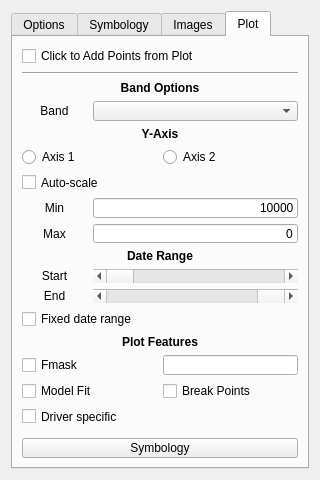
<?xml version="1.0" encoding="UTF-8"?>
<ui version="4.0">
 <class>Controls</class>
 <widget class="QWidget" name="Controls">
  <property name="geometry">
   <rect>
    <x>0</x>
    <y>0</y>
    <width>320</width>
    <height>480</height>
   </rect>
  </property>
  <property name="sizePolicy">
   <sizepolicy hsizetype="MinimumExpanding" vsizetype="MinimumExpanding">
    <horstretch>0</horstretch>
    <verstretch>0</verstretch>
   </sizepolicy>
  </property>
  <property name="minimumSize">
   <size>
    <width>320</width>
    <height>480</height>
   </size>
  </property>
  <property name="windowTitle">
   <string>Form</string>
  </property>
  <layout class="QVBoxLayout" name="verticalLayout_2">
   <item>
    <widget class="QTabWidget" name="tabWidget">
     <property name="sizePolicy">
      <sizepolicy hsizetype="MinimumExpanding" vsizetype="MinimumExpanding">
       <horstretch>0</horstretch>
       <verstretch>0</verstretch>
      </sizepolicy>
     </property>
     <property name="tabPosition">
      <enum>QTabWidget::North</enum>
     </property>
     <property name="tabShape">
      <enum>QTabWidget::Rounded</enum>
     </property>
     <property name="currentIndex">
      <number>3</number>
     </property>
     <widget class="QWidget" name="tab_options">
      <attribute name="title">
       <string>Options</string>
      </attribute>
      <layout class="QVBoxLayout" name="verticalLayout">
       <item>
        <layout class="QFormLayout" name="formLayout">
         <property name="fieldGrowthPolicy">
          <enum>QFormLayout::AllNonFixedFieldsGrow</enum>
         </property>
        </layout>
       </item>
      </layout>
     </widget>
     <widget class="QWidget" name="tab_symbology">
      <attribute name="title">
       <string>Symbology</string>
      </attribute>
      <layout class="QGridLayout" name="gridLayout">
       <item row="2" column="1" colspan="2">
        <widget class="QComboBox" name="combox_symbology_series">
         <property name="sizePolicy">
          <sizepolicy hsizetype="Preferred" vsizetype="Preferred">
           <horstretch>0</horstretch>
           <verstretch>0</verstretch>
          </sizepolicy>
         </property>
        </widget>
       </item>
       <item row="2" column="0">
        <widget class="QLabel" name="label_5">
         <property name="text">
          <string>Series</string>
         </property>
        </widget>
       </item>
       <item row="4" column="0" colspan="3">
        <widget class="QStackedWidget" name="stacked_symbology">
         <widget class="QWidget" name="page"/>
         <widget class="QWidget" name="page_2"/>
        </widget>
       </item>
       <item row="10" column="0" colspan="3">
        <widget class="QPushButton" name="but_symbol_apply">
         <property name="text">
          <string>Apply</string>
         </property>
        </widget>
       </item>
       <item row="8" column="0" colspan="3">
        <widget class="Line" name="line_6">
         <property name="orientation">
          <enum>Qt::Horizontal</enum>
         </property>
        </widget>
       </item>
       <item row="0" column="0" colspan="3">
        <widget class="QCheckBox" name="cbox_symbolcontrol">
         <property name="sizePolicy">
          <sizepolicy hsizetype="Preferred" vsizetype="Minimum">
           <horstretch>0</horstretch>
           <verstretch>0</verstretch>
          </sizepolicy>
         </property>
         <property name="text">
          <string>Control time series image symbology</string>
         </property>
        </widget>
       </item>
       <item row="1" column="0" colspan="3">
        <widget class="Line" name="line_4">
         <property name="orientation">
          <enum>Qt::Horizontal</enum>
         </property>
        </widget>
       </item>
       <item row="3" column="0" colspan="3">
        <widget class="Line" name="line">
         <property name="orientation">
          <enum>Qt::Horizontal</enum>
         </property>
        </widget>
       </item>
      </layout>
     </widget>
     <widget class="QWidget" name="tab_images">
      <attribute name="title">
       <string>Images</string>
      </attribute>
      <layout class="QGridLayout" name="gridLayout_2">
       <item row="0" column="0">
        <widget class="QLabel" name="label_7">
         <property name="text">
          <string>Series</string>
         </property>
        </widget>
       </item>
       <item row="0" column="1" colspan="2">
        <widget class="QComboBox" name="combox_table_series">
         <property name="sizePolicy">
          <sizepolicy hsizetype="Preferred" vsizetype="Preferred">
           <horstretch>0</horstretch>
           <verstretch>0</verstretch>
          </sizepolicy>
         </property>
        </widget>
       </item>
       <item row="1" column="0" colspan="3">
        <widget class="Line" name="line_5">
         <property name="orientation">
          <enum>Qt::Horizontal</enum>
         </property>
        </widget>
       </item>
       <item row="2" column="0" colspan="3">
        <widget class="QStackedWidget" name="stacked_table">
         <widget class="QWidget" name="page_3"/>
         <widget class="QWidget" name="page_4"/>
        </widget>
       </item>
      </layout>
     </widget>
     <widget class="QWidget" name="tab_plot">
      <attribute name="title">
       <string>Plot</string>
      </attribute>
      <layout class="QGridLayout" name="gridLayout_3">
       <item row="17" column="0" colspan="4">
        <widget class="QLabel" name="label_4">
         <property name="text">
          <string>&lt;html&gt;&lt;head/&gt;&lt;body&gt;&lt;p&gt;&lt;span style=&quot; font-weight:600;&quot;&gt;Date Range&lt;/span&gt;&lt;/p&gt;&lt;/body&gt;&lt;/html&gt;</string>
         </property>
         <property name="alignment">
          <set>Qt::AlignCenter</set>
         </property>
        </widget>
       </item>
       <item row="20" column="0" colspan="4">
        <widget class="QCheckBox" name="cbox_xscale_fix">
         <property name="sizePolicy">
          <sizepolicy hsizetype="Preferred" vsizetype="Preferred">
           <horstretch>0</horstretch>
           <verstretch>0</verstretch>
          </sizepolicy>
         </property>
         <property name="text">
          <string>Fixed date range</string>
         </property>
        </widget>
       </item>
       <item row="9" column="0" colspan="2">
        <widget class="QRadioButton" name="rad_axis_1">
         <property name="sizePolicy">
          <sizepolicy hsizetype="Preferred" vsizetype="Preferred">
           <horstretch>0</horstretch>
           <verstretch>0</verstretch>
          </sizepolicy>
         </property>
         <property name="text">
          <string>Axis 1</string>
         </property>
        </widget>
       </item>
       <item row="13" column="0">
        <widget class="QLabel" name="lab_min">
         <property name="text">
          <string>Min</string>
         </property>
         <property name="alignment">
          <set>Qt::AlignCenter</set>
         </property>
        </widget>
       </item>
       <item row="2" column="0" colspan="4">
        <widget class="QLabel" name="label">
         <property name="sizePolicy">
          <sizepolicy hsizetype="Preferred" vsizetype="Preferred">
           <horstretch>0</horstretch>
           <verstretch>0</verstretch>
          </sizepolicy>
         </property>
         <property name="maximumSize">
          <size>
           <width>16777215</width>
           <height>16777215</height>
          </size>
         </property>
         <property name="text">
          <string>&lt;html&gt;&lt;head/&gt;&lt;body&gt;&lt;p&gt;&lt;span style=&quot; font-weight:600;&quot;&gt;Band Options&lt;/span&gt;&lt;/p&gt;&lt;/body&gt;&lt;/html&gt;</string>
         </property>
         <property name="alignment">
          <set>Qt::AlignCenter</set>
         </property>
        </widget>
       </item>
       <item row="14" column="1" colspan="3">
        <widget class="QLineEdit" name="edit_ymax">
         <property name="sizePolicy">
          <sizepolicy hsizetype="Preferred" vsizetype="Preferred">
           <horstretch>0</horstretch>
           <verstretch>0</verstretch>
          </sizepolicy>
         </property>
         <property name="inputMask">
          <string/>
         </property>
         <property name="text">
          <string>0</string>
         </property>
         <property name="alignment">
          <set>Qt::AlignRight|Qt::AlignTrailing|Qt::AlignVCenter</set>
         </property>
        </widget>
       </item>
       <item row="13" column="1" colspan="3">
        <widget class="QLineEdit" name="edit_ymin">
         <property name="sizePolicy">
          <sizepolicy hsizetype="Preferred" vsizetype="Preferred">
           <horstretch>0</horstretch>
           <verstretch>0</verstretch>
          </sizepolicy>
         </property>
         <property name="inputMask">
          <string/>
         </property>
         <property name="text">
          <string>10000</string>
         </property>
         <property name="alignment">
          <set>Qt::AlignRight|Qt::AlignTrailing|Qt::AlignVCenter</set>
         </property>
        </widget>
       </item>
       <item row="6" column="0">
        <widget class="QLabel" name="lab_band">
         <property name="text">
          <string>Band</string>
         </property>
         <property name="alignment">
          <set>Qt::AlignCenter</set>
         </property>
        </widget>
       </item>
       <item row="6" column="1" colspan="3">
        <widget class="QComboBox" name="combox_band">
         <property name="sizePolicy">
          <sizepolicy hsizetype="Preferred" vsizetype="Preferred">
           <horstretch>0</horstretch>
           <verstretch>0</verstretch>
          </sizepolicy>
         </property>
        </widget>
       </item>
       <item row="27" column="0" colspan="4">
        <widget class="QPushButton" name="but_symbology">
         <property name="sizePolicy">
          <sizepolicy hsizetype="Preferred" vsizetype="Preferred">
           <horstretch>0</horstretch>
           <verstretch>0</verstretch>
          </sizepolicy>
         </property>
         <property name="text">
          <string>Symbology</string>
         </property>
        </widget>
       </item>
       <item row="7" column="0" colspan="4">
        <widget class="QLabel" name="label_3">
         <property name="text">
          <string>&lt;html&gt;&lt;head/&gt;&lt;body&gt;&lt;p&gt;&lt;span style=&quot; font-weight:600;&quot;&gt;Y-Axis&lt;/span&gt;&lt;/p&gt;&lt;/body&gt;&lt;/html&gt;</string>
         </property>
         <property name="alignment">
          <set>Qt::AlignCenter</set>
         </property>
        </widget>
       </item>
       <item row="14" column="0">
        <widget class="QLabel" name="lab_max">
         <property name="text">
          <string>Max</string>
         </property>
         <property name="alignment">
          <set>Qt::AlignCenter</set>
         </property>
        </widget>
       </item>
       <item row="1" column="0" colspan="4">
        <widget class="Line" name="line_7">
         <property name="orientation">
          <enum>Qt::Horizontal</enum>
         </property>
        </widget>
       </item>
       <item row="10" column="0" colspan="4">
        <widget class="QCheckBox" name="cbox_yscale_auto">
         <property name="sizePolicy">
          <sizepolicy hsizetype="Preferred" vsizetype="Preferred">
           <horstretch>0</horstretch>
           <verstretch>0</verstretch>
          </sizepolicy>
         </property>
         <property name="text">
          <string>Auto-scale</string>
         </property>
        </widget>
       </item>
       <item row="9" column="2" colspan="2">
        <widget class="QRadioButton" name="rad_axis_2">
         <property name="sizePolicy">
          <sizepolicy hsizetype="Preferred" vsizetype="Preferred">
           <horstretch>0</horstretch>
           <verstretch>0</verstretch>
          </sizepolicy>
         </property>
         <property name="text">
          <string>Axis 2</string>
         </property>
        </widget>
       </item>
       <item row="0" column="0" colspan="4">
        <widget class="QCheckBox" name="cbox_plotlayer">
         <property name="sizePolicy">
          <sizepolicy hsizetype="Preferred" vsizetype="Preferred">
           <horstretch>0</horstretch>
           <verstretch>0</verstretch>
          </sizepolicy>
         </property>
         <property name="maximumSize">
          <size>
           <width>16777215</width>
           <height>16777215</height>
          </size>
         </property>
         <property name="text">
          <string>Click to Add Points from Plot</string>
         </property>
        </widget>
       </item>
       <item row="18" column="0">
        <widget class="QLabel" name="lab_xmin">
         <property name="minimumSize">
          <size>
           <width>40</width>
           <height>0</height>
          </size>
         </property>
         <property name="text">
          <string>Start</string>
         </property>
         <property name="alignment">
          <set>Qt::AlignCenter</set>
         </property>
        </widget>
       </item>
       <item row="18" column="1" colspan="3">
        <widget class="QScrollBar" name="scroll_xmin">
         <property name="sizePolicy">
          <sizepolicy hsizetype="Preferred" vsizetype="Preferred">
           <horstretch>0</horstretch>
           <verstretch>0</verstretch>
          </sizepolicy>
         </property>
         <property name="pageStep">
          <number>1</number>
         </property>
         <property name="tracking">
          <bool>false</bool>
         </property>
         <property name="orientation">
          <enum>Qt::Horizontal</enum>
         </property>
        </widget>
       </item>
       <item row="19" column="0">
        <widget class="QLabel" name="lab_xmax">
         <property name="minimumSize">
          <size>
           <width>40</width>
           <height>0</height>
          </size>
         </property>
         <property name="text">
          <string>End</string>
         </property>
         <property name="alignment">
          <set>Qt::AlignCenter</set>
         </property>
        </widget>
       </item>
       <item row="19" column="1" colspan="3">
        <widget class="QScrollBar" name="scroll_xmax">
         <property name="sizePolicy">
          <sizepolicy hsizetype="Preferred" vsizetype="Preferred">
           <horstretch>0</horstretch>
           <verstretch>0</verstretch>
          </sizepolicy>
         </property>
         <property name="pageStep">
          <number>1</number>
         </property>
         <property name="value">
          <number>99</number>
         </property>
         <property name="sliderPosition">
          <number>99</number>
         </property>
         <property name="tracking">
          <bool>false</bool>
         </property>
         <property name="orientation">
          <enum>Qt::Horizontal</enum>
         </property>
        </widget>
       </item>
       <item row="21" column="0" colspan="4">
        <widget class="QLabel" name="label_2">
         <property name="maximumSize">
          <size>
           <width>16777215</width>
           <height>20</height>
          </size>
         </property>
         <property name="text">
          <string>&lt;html&gt;&lt;head/&gt;&lt;body&gt;&lt;p&gt;&lt;span style=&quot; font-weight:600;&quot;&gt;Plot Features&lt;/span&gt;&lt;/p&gt;&lt;/body&gt;&lt;/html&gt;</string>
         </property>
         <property name="alignment">
          <set>Qt::AlignCenter</set>
         </property>
        </widget>
       </item>
       <item row="23" column="2" colspan="2">
        <widget class="QLineEdit" name="edit_maskvalues">
         <property name="sizePolicy">
          <sizepolicy hsizetype="Preferred" vsizetype="Preferred">
           <horstretch>0</horstretch>
           <verstretch>0</verstretch>
          </sizepolicy>
         </property>
         <property name="text">
          <string/>
         </property>
        </widget>
       </item>
       <item row="23" column="0" colspan="2">
        <widget class="QCheckBox" name="cbox_fmask">
         <property name="sizePolicy">
          <sizepolicy hsizetype="Preferred" vsizetype="Preferred">
           <horstretch>0</horstretch>
           <verstretch>0</verstretch>
          </sizepolicy>
         </property>
         <property name="text">
          <string>Fmask</string>
         </property>
        </widget>
       </item>
       <item row="24" column="0" colspan="2">
        <widget class="QCheckBox" name="cbox_modelfit">
         <property name="sizePolicy">
          <sizepolicy hsizetype="Preferred" vsizetype="Preferred">
           <horstretch>0</horstretch>
           <verstretch>0</verstretch>
          </sizepolicy>
         </property>
         <property name="text">
          <string>Model Fit</string>
         </property>
        </widget>
       </item>
       <item row="24" column="2" colspan="2">
        <widget class="QCheckBox" name="cbox_breakpoint">
         <property name="sizePolicy">
          <sizepolicy hsizetype="Preferred" vsizetype="Preferred">
           <horstretch>0</horstretch>
           <verstretch>0</verstretch>
          </sizepolicy>
         </property>
         <property name="text">
          <string>Break Points</string>
         </property>
        </widget>
       </item>
       <item row="26" column="0" colspan="4">
        <widget class="Line" name="line_2">
         <property name="sizePolicy">
          <sizepolicy hsizetype="Preferred" vsizetype="Preferred">
           <horstretch>0</horstretch>
           <verstretch>0</verstretch>
          </sizepolicy>
         </property>
         <property name="orientation">
          <enum>Qt::Horizontal</enum>
         </property>
        </widget>
       </item>
       <item row="25" column="0" colspan="2">
        <widget class="QCheckBox" name="cbox_custom">
         <property name="text">
          <string>Driver specific</string>
         </property>
        </widget>
       </item>
      </layout>
     </widget>
    </widget>
   </item>
  </layout>
 </widget>
 <tabstops>
  <tabstop>tabWidget</tabstop>
  <tabstop>cbox_plotlayer</tabstop>
  <tabstop>combox_band</tabstop>
  <tabstop>rad_axis_1</tabstop>
  <tabstop>rad_axis_2</tabstop>
  <tabstop>cbox_yscale_auto</tabstop>
  <tabstop>edit_ymin</tabstop>
  <tabstop>edit_ymax</tabstop>
  <tabstop>cbox_xscale_fix</tabstop>
  <tabstop>cbox_fmask</tabstop>
  <tabstop>cbox_modelfit</tabstop>
  <tabstop>cbox_breakpoint</tabstop>
  <tabstop>edit_maskvalues</tabstop>
  <tabstop>but_symbology</tabstop>
  <tabstop>combox_table_series</tabstop>
  <tabstop>cbox_symbolcontrol</tabstop>
  <tabstop>combox_symbology_series</tabstop>
  <tabstop>but_symbol_apply</tabstop>
 </tabstops>
 <resources/>
 <connections/>
</ui>
